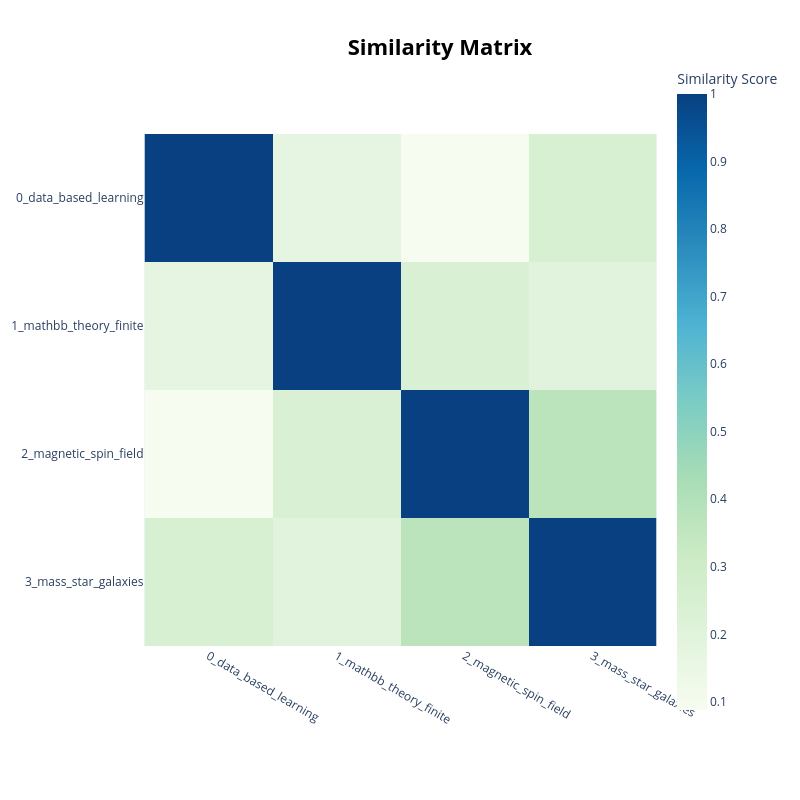

The notebook cell this image was saved under:
### Code cell
best_bertopic_model.visualize_heatmap(top_n_topics=20)

### Figure 1 — Plotly figure (JSON) as saved in the notebook; plotly's stock layout.template omitted (floating-point values rounded to 4 significant figures)
{"data": [{"coloraxis": "coloraxis", "name": "0", "x": ["0_data_based_learning", "1_mathbb_theory_finite", "2_magnetic_spin_field", "3_mass_star_galaxies"], "y": ["0_data_based_learning", "1_mathbb_theory_finite", "2_magnetic_spin_field", "3_mass_star_galaxies"], "z": [[1.0, 0.1721, 0.08803, 0.2502], [0.1721, 1.0, 0.2405, 0.1985], [0.08803, 0.2405, 1.0, 0.3709], [0.2502, 0.1985, 0.3709, 1.0]], "type": "heatmap", "xaxis": "x", "yaxis": "y", "hovertemplate": "x: %{x}<br>y: %{y}<br>Similarity Score: %{z}<extra></extra>"}], "layout": {"xaxis": {"anchor": "y", "domain": [0.0, 1.0], "scaleanchor": "y", "constrain": "domain"}, "yaxis": {"anchor": "x", "domain": [0.0, 1.0], "autorange": "reversed", "constrain": "domain"}, "coloraxis": {"colorbar": {"title": {"text": "Similarity Score"}}, "colorscale": [[0.0, "rgb(247,252,240)"], [0.125, "rgb(224,243,219)"], [0.25, "rgb(204,235,197)"], [0.375, "rgb(168,221,181)"], [0.5, "rgb(123,204,196)"], [0.625, "rgb(78,179,211)"], [0.75, "rgb(43,140,190)"], [0.875, "rgb(8,104,172)"], [1.0, "rgb(8,64,129)"]]}, "margin": {"t": 60}, "title": {"font": {"size": 22, "color": "Black"}, "text": "<b>Similarity Matrix</b>", "y": 0.95, "x": 0.55, "xanchor": "center", "yanchor": "top"}, "hoverlabel": {"font": {"size": 16, "family": "Rockwell"}, "bgcolor": "white"}, "width": 800, "height": 800, "showlegend": true, "legend": {"title": {"text": "Trend"}}}}
